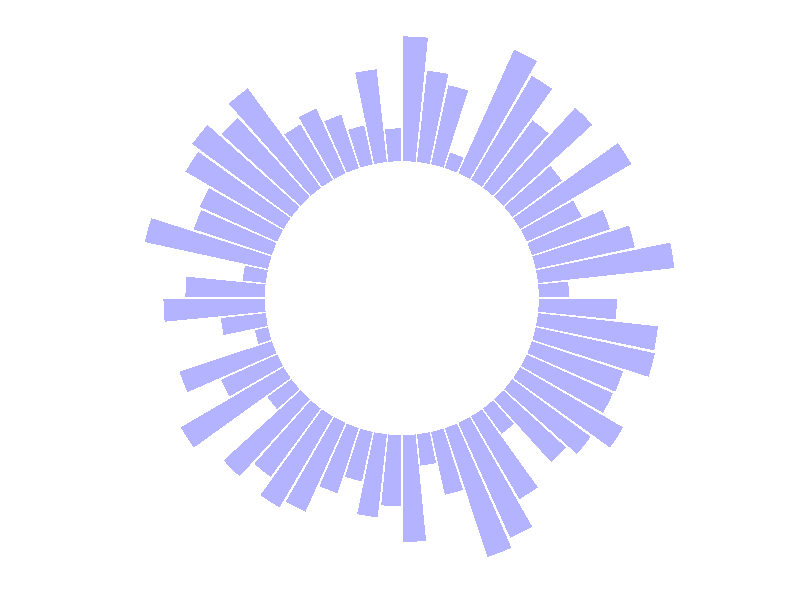
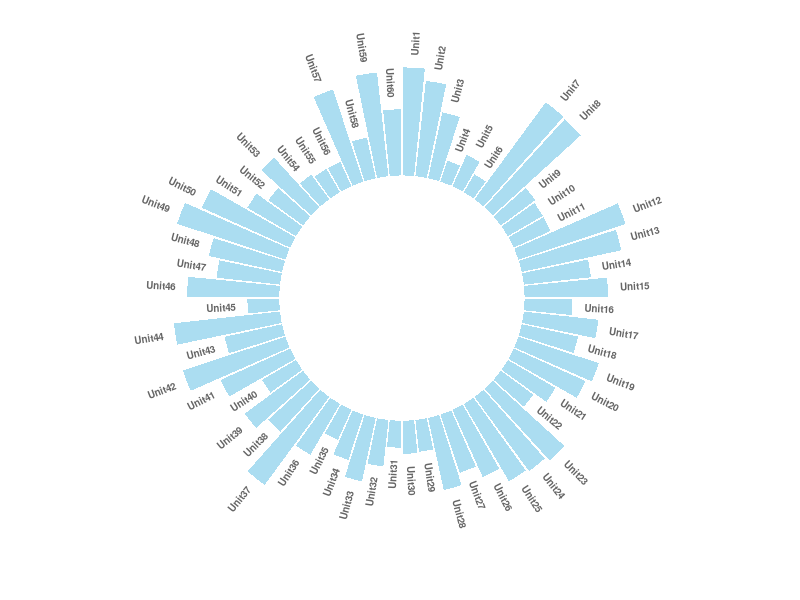
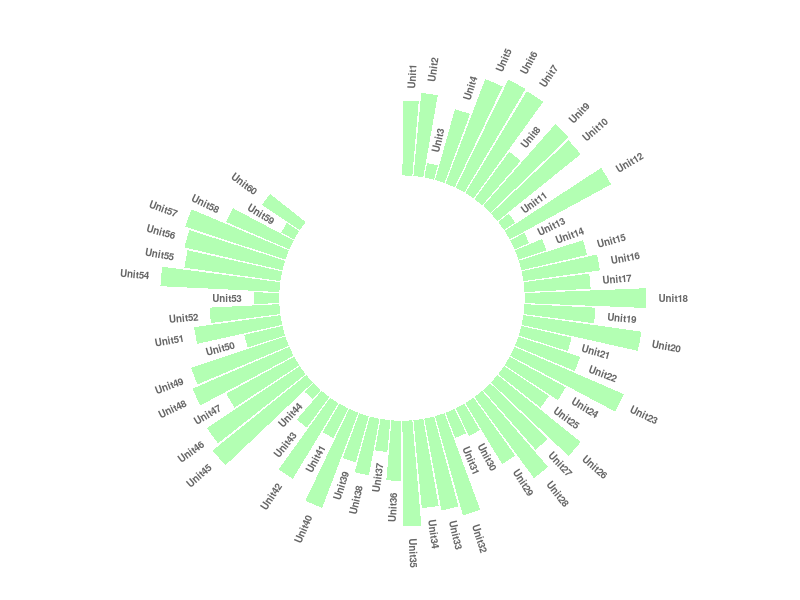
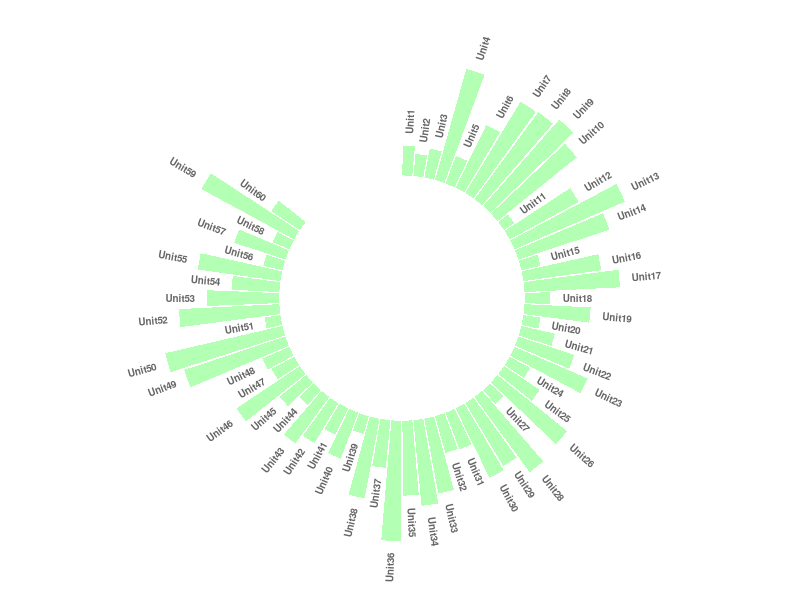
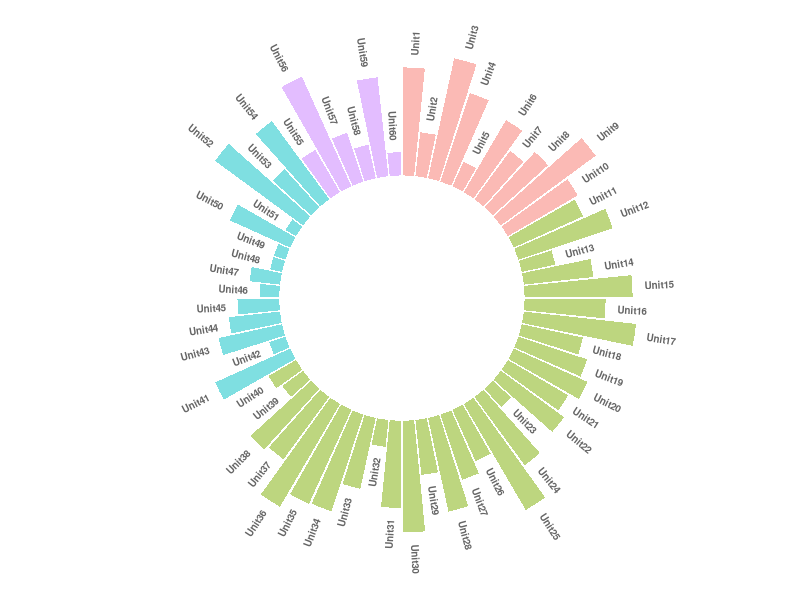
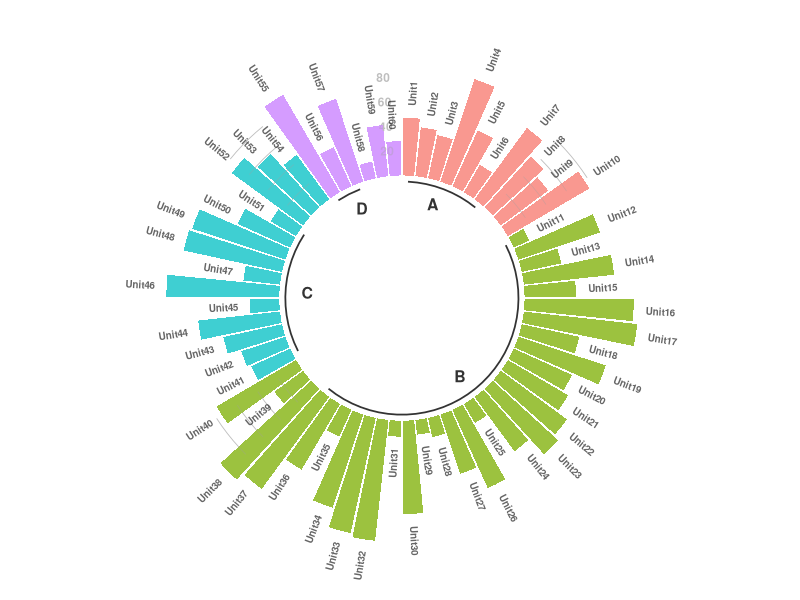

The R source for these figures, in order:
## ---- chunk 1

# Define APA theme
theme_apa <- function(base_size = 12, base_family = "serif") {
  theme_classic(base_size = base_size, base_family = base_family) +
    theme(
      # Title and subtitle
      plot.title = element_text(face = "bold", size = base_size * 1.2, hjust = 0.5),
      plot.subtitle = element_text(size = base_size, hjust = 0.5),
      
      # Axis titles and text
      axis.title = element_text(size = base_size * 1.1),
      axis.text = element_text(size = base_size),
      axis.line = element_line(color = "black"),
      axis.ticks = element_line(color = "black"),
      
      # Panel and background
      panel.grid.major = element_blank(),
      panel.grid.minor = element_blank(),
      panel.background = element_blank(),
      
      # Legend
      legend.title = element_text(size = base_size),
      legend.text = element_text(size = base_size),
      legend.position = "bottom",
      legend.key = element_blank()
    )
}
## ---- chunk 2


# Libraries
library(tidyverse)
 
# Create dataset
data <- data.frame(
  id=seq(1,60),
  individual=paste( "Mister ", seq(1,60), sep=""),
  value=sample( seq(10,100), 60, replace=T)
)
 
# Make the plot
p <- ggplot(data, aes(x=as.factor(id), y=value)) +       # Note that id is a factor. If x is numeric, there is some space between the first bar
  
  # This add the bars with a blue color
  geom_bar(stat="identity", fill=alpha("blue", 0.3)) +
  
  # Limits of the plot = very important. The negative value controls the size of the inner circle, the positive one is useful to add size over each bar
  ylim(-100,120) +
  
  # Custom the theme: no axis title and no cartesian grid
  theme_minimal() +
  theme(
    axis.text = element_blank(),
    axis.title = element_blank(),
    panel.grid = element_blank(),
    plot.margin = unit(rep(-2,4), "cm")     # This remove unnecessary margin around plot
  ) +
  
  # This makes the coordinate polar instead of cartesian.
  coord_polar(start = 0)
p


## ---- chunk 3


# Libraries
library(tidyverse)
 
# Create dataset
data <- data.frame(
  id=seq(1,60),
  individual=paste( "Unit", seq(1,60), sep=""),
  value=sample( seq(10,100), 60, replace=T)
)
 
# ----- This section prepare a dataframe for labels ---- #
# Get the name and the y position of each label
label_data <- data
 
# calculate the ANGLE of the labels
number_of_bar <- nrow(label_data)
angle <-  90 - 360 * (label_data$id-0.5) /number_of_bar     # I substract 0.5 because the letter must have the angle of the center of the bars. Not extreme right(1) or extreme left (0)
 
# calculate the alignment of labels: right or left
# If I am on the left part of the plot, my labels have currently an angle < -90
label_data$hjust<-ifelse( angle < -90, 1, 0)
 
# flip angle BY to make them readable
label_data$angle<-ifelse(angle < -90, angle+180, angle)
# ----- ------------------------------------------- ---- #
 
 
# Start the plot
p <- ggplot(data, aes(x=as.factor(id), y=value)) +       # Note that id is a factor. If x is numeric, there is some space between the first bar
  
  # This add the bars with a blue color
  geom_bar(stat="identity", fill=alpha("skyblue", 0.7)) +
  
  # Limits of the plot = very important. The negative value controls the size of the inner circle, the positive one is useful to add size over each bar
  ylim(-100,120) +
  
  # Custom the theme: no axis title and no cartesian grid
  theme_minimal() +
  theme(
    axis.text = element_blank(),
    axis.title = element_blank(),
    panel.grid = element_blank(),
    plot.margin = unit(rep(-1,4), "cm")      # Adjust the margin to make in sort labels are not truncated!
  ) +
  
  # This makes the coordinate polar instead of cartesian.
  coord_polar(start = 0) +
  
  # Add the labels, using the label_data dataframe that we have created before
  geom_text(data=label_data, aes(x=id, y=value+10, label=individual, hjust=hjust), color="black", fontface="bold",alpha=0.6, size=2.5, angle= label_data$angle, inherit.aes = FALSE ) 
 
p


## ---- chunk 4
# library
library(tidyverse)
 
# Create dataset
data <- data.frame(
  individual=paste( "Unit", seq(1,60), sep=""),
  value=sample( seq(10,100), 60, replace=T)
)
 
# Set a number of 'empty bar'
empty_bar <- 10
 
# Add lines to the initial dataset
to_add <- matrix(NA, empty_bar, ncol(data))
colnames(to_add) <- colnames(data)
data <- rbind(data, to_add)
data$id <- seq(1, nrow(data))
 
# Get the name and the y position of each label
label_data <- data
number_of_bar <- nrow(label_data)
angle <- 90 - 360 * (label_data$id-0.5) /number_of_bar     # I substract 0.5 because the letter must have the angle of the center of the bars. Not extreme right(1) or extreme left (0)
label_data$hjust <- ifelse( angle < -90, 1, 0)
label_data$angle <- ifelse(angle < -90, angle+180, angle)
 
# Make the plot
p <- ggplot(data, aes(x=as.factor(id), y=value)) +       # Note that id is a factor. If x is numeric, there is some space between the first bar
  geom_bar(stat="identity", fill=alpha("green", 0.3)) +
  ylim(-100,120) +
  theme_minimal() +
  theme(
    axis.text = element_blank(),
    axis.title = element_blank(),
    panel.grid = element_blank(),
    plot.margin = unit(rep(-1,4), "cm") 
  ) +
  coord_polar(start = 0) + 
  geom_text(data=label_data, aes(x=id, y=value+10, label=individual, hjust=hjust), color="black", fontface="bold",alpha=0.6, size=2.5, angle= label_data$angle, inherit.aes = FALSE ) 
 
p


## ---- chunk 5
# library
library(tidyverse)
 
# Create dataset
data <- data.frame(
  individual=paste( "Unit", seq(1,60), sep=""),
  value=sample( seq(10,100), 60, replace=T)
)
 
# Set a number of 'empty bar'
empty_bar <- 10
 
# Add lines to the initial dataset
to_add <- matrix(NA, empty_bar, ncol(data))
colnames(to_add) <- colnames(data)
data <- rbind(data, to_add)
data$id <- seq(1, nrow(data))
 
# Get the name and the y position of each label
label_data <- data
number_of_bar <- nrow(label_data)
angle <- 90 - 360 * (label_data$id-0.5) /number_of_bar     # I substract 0.5 because the letter must have the angle of the center of the bars. Not extreme right(1) or extreme left (0)
label_data$hjust <- ifelse( angle < -90, 1, 0)
label_data$angle <- ifelse(angle < -90, angle+180, angle)
 
# Make the plot
p <- ggplot(data, aes(x=as.factor(id), y=value)) +       # Note that id is a factor. If x is numeric, there is some space between the first bar
  geom_bar(stat="identity", fill=alpha("green", 0.3)) +
  ylim(-100,120) +
  theme_minimal() +
  theme(
    axis.text = element_blank(),
    axis.title = element_blank(),
    panel.grid = element_blank(),
    plot.margin = unit(rep(-1,4), "cm") 
  ) +
  coord_polar(start = 0) + 
  geom_text(data=label_data, aes(x=id, y=value+10, label=individual, hjust=hjust), color="black", fontface="bold",alpha=0.6, size=2.5, angle= label_data$angle, inherit.aes = FALSE ) 
 
p


## ---- chunk 6
library(tidyverse)
 
# Create dataset
data <- data.frame(
  individual=paste( "Unit", seq(1,60), sep=""),
  group=c( rep('A', 10), rep('B', 30), rep('C', 14), rep('D', 6)) ,
  value=sample( seq(10,100), 60, replace=T)
)
 
# Set a number of 'empty bar' to add at the end of each group
empty_bar <- 4
to_add <- data.frame( matrix(NA, empty_bar*nlevels(data$group), ncol(data)) )
colnames(to_add) <- colnames(data)
to_add$group <- rep(levels(data$group), each=empty_bar)
data <- rbind(data, to_add)
data <- data %>% arrange(group)
data$id <- seq(1, nrow(data))
 
# Get the name and the y position of each label
label_data <- data
number_of_bar <- nrow(label_data)
angle <- 90 - 360 * (label_data$id-0.5) /number_of_bar     # I substract 0.5 because the letter must have the angle of the center of the bars. Not extreme right(1) or extreme left (0)
label_data$hjust <- ifelse( angle < -90, 1, 0)
label_data$angle <- ifelse(angle < -90, angle+180, angle)
 
# Make the plot
p <- ggplot(data, aes(x=as.factor(id), y=value, fill=group)) +       # Note that id is a factor. If x is numeric, there is some space between the first bar
  geom_bar(stat="identity", alpha=0.5) +
  ylim(-100,120) +
  theme_minimal() +
  theme(
    legend.position = "none",
    axis.text = element_blank(),
    axis.title = element_blank(),
    panel.grid = element_blank(),
    plot.margin = unit(rep(-1,4), "cm") 
  ) +
  coord_polar() + 
  geom_text(data=label_data, aes(x=id, y=value+10, label=individual, hjust=hjust), color="black", fontface="bold",alpha=0.6, size=2.5, angle= label_data$angle, inherit.aes = FALSE ) 
 
p

## ---- chunk 7


# library
library(tidyverse)
 
# Create dataset
data <- data.frame(
  individual=paste( "Unit", seq(1,60), sep=""),
  group=c( rep('A', 10), rep('B', 30), rep('C', 14), rep('D', 6)) ,
  value=sample( seq(10,100), 60, replace=T)
)
 
# Set a number of 'empty bar' to add at the end of each group
empty_bar <- 3
to_add <- data.frame( matrix(NA, empty_bar*nlevels(data$group), ncol(data)) )
colnames(to_add) <- colnames(data)
to_add$group <- rep(levels(data$group), each=empty_bar)
data <- rbind(data, to_add)
data <- data %>% arrange(group)
data$id <- seq(1, nrow(data))
 
# Get the name and the y position of each label
label_data <- data
number_of_bar <- nrow(label_data)
angle <- 90 - 360 * (label_data$id-0.5) /number_of_bar     # I substract 0.5 because the letter must have the angle of the center of the bars. Not extreme right(1) or extreme left (0)
label_data$hjust <- ifelse( angle < -90, 1, 0)
label_data$angle <- ifelse(angle < -90, angle+180, angle)
 
# prepare a data frame for base lines
base_data <- data %>% 
  group_by(group) %>% 
  summarize(start=min(id), end=max(id) - empty_bar) %>% 
  rowwise() %>% 
  mutate(title=mean(c(start, end)))
 
# prepare a data frame for grid (scales)
grid_data <- base_data
grid_data$end <- grid_data$end[ c( nrow(grid_data), 1:nrow(grid_data)-1)] + 1
grid_data$start <- grid_data$start - 1
grid_data <- grid_data[-1,]
 
# Make the plot
p <- ggplot(data, aes(x=as.factor(id), y=value, fill=group)) +       # Note that id is a factor. If x is numeric, there is some space between the first bar
  
  geom_bar(aes(x=as.factor(id), y=value, fill=group), stat="identity", alpha=0.5) +
  
  # Add a val=100/75/50/25 lines. I do it at the beginning to make sur barplots are OVER it.
  geom_segment(data=grid_data, aes(x = end, y = 80, xend = start, yend = 80), colour = "grey", alpha=1, size=0.3 , inherit.aes = FALSE ) +
  geom_segment(data=grid_data, aes(x = end, y = 60, xend = start, yend = 60), colour = "grey", alpha=1, size=0.3 , inherit.aes = FALSE ) +
  geom_segment(data=grid_data, aes(x = end, y = 40, xend = start, yend = 40), colour = "grey", alpha=1, size=0.3 , inherit.aes = FALSE ) +
  geom_segment(data=grid_data, aes(x = end, y = 20, xend = start, yend = 20), colour = "grey", alpha=1, size=0.3 , inherit.aes = FALSE ) +
  
  # Add text showing the value of each 100/75/50/25 lines
  annotate("text", x = rep(max(data$id),4), y = c(20, 40, 60, 80), label = c("20", "40", "60", "80") , color="grey", size=3 , angle=0, fontface="bold", hjust=1) +
  
  geom_bar(aes(x=as.factor(id), y=value, fill=group), stat="identity", alpha=0.5) +
  ylim(-100,120) +
  theme_minimal() +
  theme(
    legend.position = "none",
    axis.text = element_blank(),
    axis.title = element_blank(),
    panel.grid = element_blank(),
    plot.margin = unit(rep(-1,4), "cm") 
  ) +
  coord_polar() + 
  geom_text(data=label_data, aes(x=id, y=value+10, label=individual, hjust=hjust), color="black", fontface="bold",alpha=0.6, size=2.5, angle= label_data$angle, inherit.aes = FALSE ) +
  
  # Add base line information
  geom_segment(data=base_data, aes(x = start, y = -5, xend = end, yend = -5), colour = "black", alpha=0.8, size=0.6 , inherit.aes = FALSE )  +
  geom_text(data=base_data, aes(x = title, y = -18, label=group), hjust=c(1,1,0,0), colour = "black", alpha=0.8, size=4, fontface="bold", inherit.aes = FALSE)
 
p



